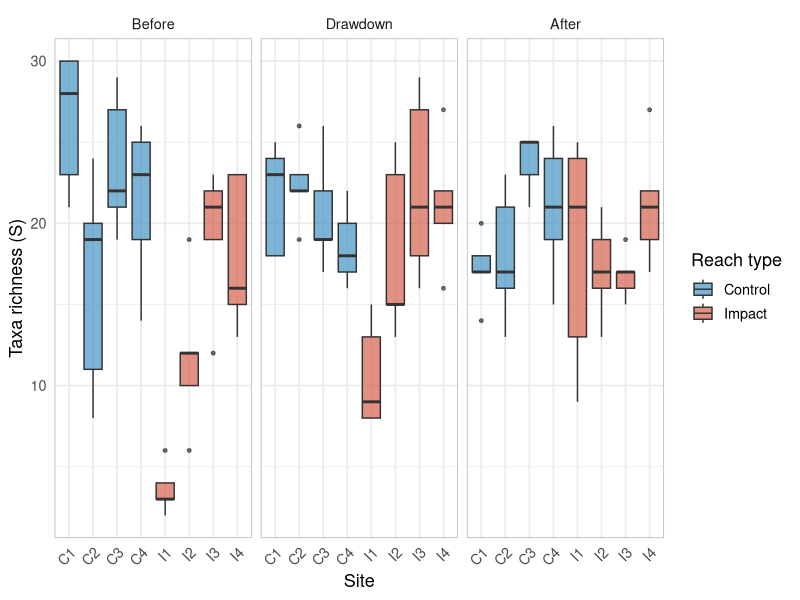
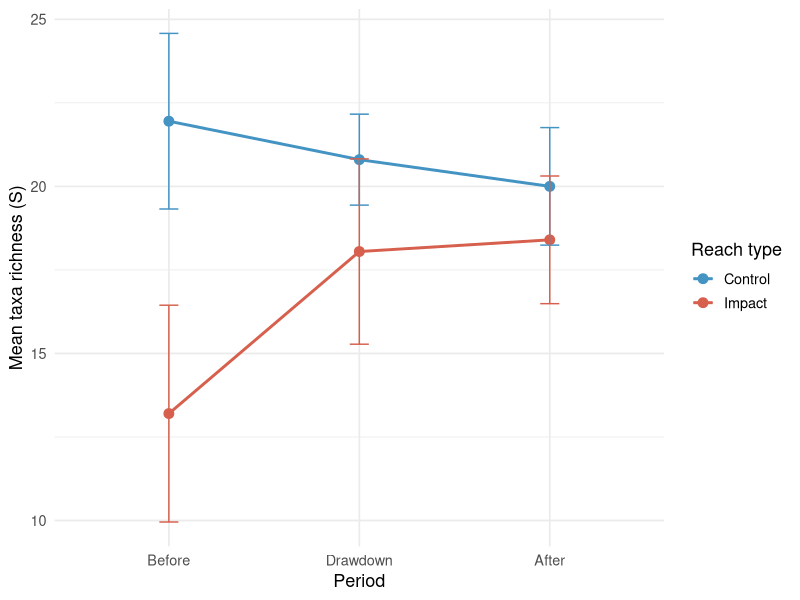
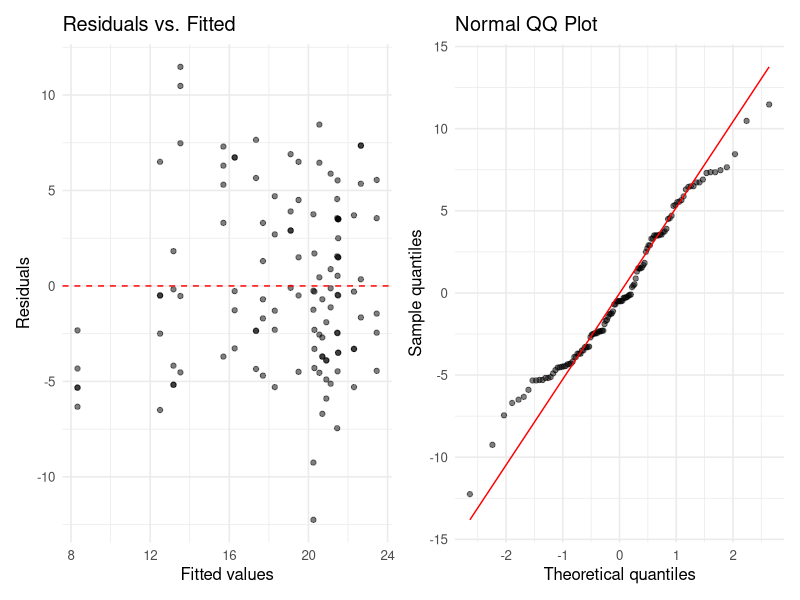
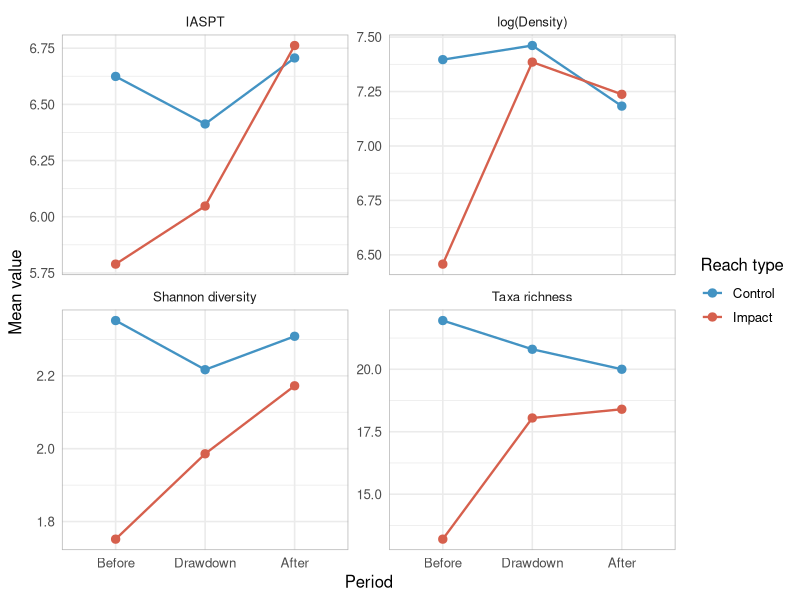

Generate these figures, in order, with R:
## ---- chunk 1
#| label: setup
#| message: false
#| warning: false

library(tidyverse)
library(readxl)
library(lme4)
library(broom.mixed)
library(patchwork)
library(knitr)
## ---- chunk 2
#| label: load-data

invert_raw <- read_excel("data/Atristainetal_JAE_Data.xlsx",
                         sheet = "Invertebrates")

# two columns named "Site", rename for clarity
colnames(invert_raw)[1] <- "site_name"
colnames(invert_raw)[5] <- "site_code"
## ---- chunk 3
#| label: wrangle

invert <- invert_raw |>
  select(site_name, Replicate, Period, Reach, site_code, S, `H´`, TD, IASPT) |>
  rename(richness = S, shannon = `H´`, density = TD) |>
  mutate(
    reach_type = case_when(
      Reach == "C" ~ "C",
      Reach == "R" ~ "R",
      TRUE ~ "I"
    ),
    period = factor(Period, levels = c("B", "D", "A"),
                    labels = c("Before", "Drawdown", "After")),
    reach_type = factor(reach_type, levels = c("C", "I", "R"))
  )

# filter to control + impact only (reservoir sites only sampled post-drawdown)
invert_baci <- invert |> filter(reach_type %in% c("C", "I"))

glimpse(invert_baci)
## ---- chunk 4
#| label: fig-richness
#| fig-cap: "Taxa richness by site and period. Impact sites (red) had notably lower richness before drawdown; they approach control levels (blue) by the After period."
#| fig-width: 9
#| fig-height: 5

invert_baci |>
  ggplot(aes(x = site_code, y = richness, fill = reach_type)) +
  geom_boxplot(alpha = 0.7, outlier.size = 1) +
  facet_wrap(~period, ncol = 3) +
  scale_fill_manual(values = c("C" = "#4393C3", "I" = "#D6604D"),
                    labels = c("Control", "Impact")) +
  labs(x = "Site", y = "Taxa richness (S)", fill = "Reach type") +
  theme_minimal(base_size = 13) +
  theme(axis.text.x = element_text(angle = 45, hjust = 1),
        panel.border = element_rect(color = "grey70", fill = NA, linewidth = 0.5))

# ADD RESERVOIR?
## ---- chunk 5
#| label: fig-did
#| fig-cap: "Mean taxa richness by period and reach type — the DiD visualization. Convergence of impact toward control over time is the visual signature of recovery."
#| fig-width: 7
#| fig-height: 4.5

did_means <- invert_baci |>
  group_by(period, reach_type) |>
  summarise(mean_richness = mean(richness),
            se = sd(richness) / sqrt(n()),
            .groups = "drop")

ggplot(did_means, aes(x = period, y = mean_richness,
                      color = reach_type, group = reach_type)) +
  geom_point(size = 3) +
  geom_line(linewidth = 1) +
  geom_errorbar(aes(ymin = mean_richness - 1.96 * se,
                    ymax = mean_richness + 1.96 * se), width = 0.1) +
  scale_color_manual(values = c("C" = "#4393C3", "I" = "#D6604D"),
                     labels = c("Control", "Impact")) +
  labs(x = "Period", y = "Mean taxa richness (S)", color = "Reach type") +
  theme_minimal(base_size = 13)

## ---- chunk 6
#| label: fit-model

mod_richness <- lmer(
  richness ~ period * reach_type + (1 | site_code),
  data = invert_baci,
  REML = TRUE
)

summary(mod_richness)

# TWO OTHER LME MODELS, DO WE NEED TO ADD THEM?

# ADD NOTE ABOUT REML?
## ---- chunk 7
#| label: tidy-model

tidy(mod_richness, effects = "fixed", conf.int = TRUE) |>
  kable(digits = 3,
        col.names = c("Effect", "Term", "Estimate", "SE",
                      "Statistic", "CI Lower", "CI Upper"))

# WHERE IS THE EFFECT OF SITE_CODE? DO WE ADD IT?
## ---- chunk 8
#| label: anova

anova(mod_richness)
## ---- chunk 9
#| label: fig-diagnostics
#| fig-cap: "Residual diagnostics. Left: residuals vs. fitted (checks homoscedasticity). Right: QQ plot (checks normality)."
#| fig-width: 9
#| fig-height: 4

diag_df <- data.frame(fitted = fitted(mod_richness),
                      resid  = residuals(mod_richness))

p1 <- ggplot(diag_df, aes(x = fitted, y = resid)) +
  geom_point(alpha = 0.5) +
  geom_hline(yintercept = 0, linetype = "dashed", color = "red") +
  labs(x = "Fitted values", y = "Residuals", title = "Residuals vs. Fitted") +
  theme_minimal(base_size = 12)

p2 <- ggplot(diag_df, aes(sample = resid)) +
  stat_qq(alpha = 0.5) + stat_qq_line(color = "red") +
  labs(x = "Theoretical quantiles", y = "Sample quantiles",
       title = "Normal QQ Plot") +
  theme_minimal(base_size = 12)

p1 + p2
## ---- chunk 10
#| label: robustness-models

mod_shannon <- lmer(shannon ~ period * reach_type + (1 | site_code),
                    data = invert_baci, REML = TRUE)

mod_density <- lmer(log(density) ~ period * reach_type + (1 | site_code),
                    data = invert_baci, REML = TRUE)

mod_iaspt   <- lmer(IASPT ~ period * reach_type + (1 | site_code),
                    data = invert_baci, REML = TRUE)
## ---- chunk 11
#| label: robustness-table

extract_interaction <- function(model, label) {
  aov <- as.data.frame(anova(model))
  row <- aov["period:reach_type", ]
  tibble(Response = label,
         `F value` = row[["F value"]],
         `Num DF`  = row[["NumDF"]],
         `Den DF`  = row[["DenDF"]],
         `p value` = row[["Pr(>F)"]])
}

bind_rows(
  extract_interaction(mod_richness, "Taxa richness (S)"),
  extract_interaction(mod_shannon,  "Shannon diversity (H')"),
  extract_interaction(mod_density,  "log(Total density)"),
  extract_interaction(mod_iaspt,    "IASPT")
) |>
  kable(digits = c(0, 2, 0, 1, 4))
## ---- chunk 12
#| label: fig-robustness
#| fig-cap: "DiD pattern across all four community metrics. Convergence of impact toward control values is visible across metrics."
#| fig-width: 10
#| fig-height: 8

invert_baci |>
  group_by(period, reach_type) |>
  summarise(`Taxa richness`    = mean(richness),
            `Shannon diversity` = mean(shannon),
            `log(Density)`     = mean(log(density)),
            IASPT              = mean(IASPT),
            .groups = "drop") |>
  pivot_longer(cols = c(`Taxa richness`, `Shannon diversity`,
                        `log(Density)`, IASPT),
               names_to = "metric", values_to = "mean_value") |>
  ggplot(aes(x = period, y = mean_value,
             color = reach_type, group = reach_type)) +
  geom_point(size = 2.5) +
  geom_line(linewidth = 0.8) +
  facet_wrap(~metric, scales = "free_y", ncol = 2) +
  scale_color_manual(values = c("C" = "#4393C3", "I" = "#D6604D"),
                     labels = c("Control", "Impact")) +
  labs(x = "Period", y = "Mean value", color = "Reach type") +
  theme_minimal(base_size = 12) +
  theme(panel.border = element_rect(color = "grey70", fill = NA, linewidth = 0.5))
